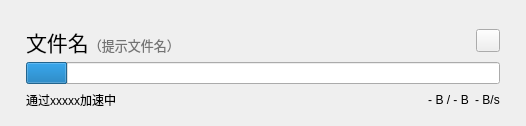
<?xml version="1.0" encoding="UTF-8"?>
<ui version="4.0">
 <class>InstallationCard</class>
 <widget class="QWidget" name="InstallationCard">
  <property name="geometry">
   <rect>
    <x>0</x>
    <y>0</y>
    <width>526</width>
    <height>126</height>
   </rect>
  </property>
  <property name="sizePolicy">
   <sizepolicy hsizetype="Expanding" vsizetype="Fixed">
    <horstretch>0</horstretch>
    <verstretch>0</verstretch>
   </sizepolicy>
  </property>
  <property name="windowTitle">
   <string>Form</string>
  </property>
  <layout class="QVBoxLayout" name="verticalLayout_2">
   <item>
    <widget class="CardWidget" name="frame" native="true">
     <property name="sizePolicy">
      <sizepolicy hsizetype="Expanding" vsizetype="Fixed">
       <horstretch>0</horstretch>
       <verstretch>0</verstretch>
      </sizepolicy>
     </property>
     <property name="minimumSize">
      <size>
       <width>0</width>
       <height>100</height>
      </size>
     </property>
     <layout class="QVBoxLayout" name="verticalLayout">
      <property name="leftMargin">
       <number>15</number>
      </property>
      <property name="topMargin">
       <number>15</number>
      </property>
      <property name="rightMargin">
       <number>15</number>
      </property>
      <property name="bottomMargin">
       <number>5</number>
      </property>
      <item>
       <layout class="QHBoxLayout" name="horizontalLayout">
        <item>
         <widget class="QLabel" name="nameLabel">
          <property name="sizePolicy">
           <sizepolicy hsizetype="Expanding" vsizetype="Preferred">
            <horstretch>0</horstretch>
            <verstretch>0</verstretch>
           </sizepolicy>
          </property>
          <property name="font">
           <font>
            <pointsize>9</pointsize>
           </font>
          </property>
          <property name="styleSheet">
           <string notr="true"/>
          </property>
          <property name="text">
           <string>&lt;html&gt;&lt;head/&gt;&lt;body&gt;&lt;p&gt;&lt;span style=&quot; font-size:16pt;&quot;&gt;文件名&lt;/span&gt;&lt;span style=&quot; font-size:10pt; color:#737373;&quot;&gt;（提示文件名）&lt;/span&gt;&lt;/p&gt;&lt;/body&gt;&lt;/html&gt;</string>
          </property>
          <property name="alignment">
           <set>Qt::AlignmentFlag::AlignLeading|Qt::AlignmentFlag::AlignLeft|Qt::AlignmentFlag::AlignVCenter</set>
          </property>
         </widget>
        </item>
        <item>
         <widget class="TransparentToolButton" name="closeButton">
          <property name="text">
           <string/>
          </property>
         </widget>
        </item>
       </layout>
      </item>
      <item>
       <layout class="QHBoxLayout" name="progressBarHLayout">
        <item>
         <widget class="ProgressBar" name="progressBar">
          <property name="maximum">
           <number>1000</number>
          </property>
          <property name="value">
           <number>88</number>
          </property>
          <property name="format">
           <string/>
          </property>
         </widget>
        </item>
       </layout>
      </item>
      <item>
       <layout class="QHBoxLayout" name="horizontalLayout_3">
        <item>
         <widget class="CaptionLabel" name="mirrorStationsLabel">
          <property name="text">
           <string>通过xxxxx加速中</string>
          </property>
         </widget>
        </item>
        <item>
         <spacer name="horizontalSpacer">
          <property name="orientation">
           <enum>Qt::Orientation::Horizontal</enum>
          </property>
          <property name="sizeHint" stdset="0">
           <size>
            <width>40</width>
            <height>20</height>
           </size>
          </property>
         </spacer>
        </item>
        <item>
         <widget class="CaptionLabel" name="progressLabel">
          <property name="sizePolicy">
           <sizepolicy hsizetype="Fixed" vsizetype="Maximum">
            <horstretch>0</horstretch>
            <verstretch>0</verstretch>
           </sizepolicy>
          </property>
          <property name="text">
           <string>- B / - B</string>
          </property>
          <property name="alignment">
           <set>Qt::AlignmentFlag::AlignCenter</set>
          </property>
         </widget>
        </item>
        <item>
         <widget class="CaptionLabel" name="speedLabel">
          <property name="sizePolicy">
           <sizepolicy hsizetype="Fixed" vsizetype="Maximum">
            <horstretch>0</horstretch>
            <verstretch>0</verstretch>
           </sizepolicy>
          </property>
          <property name="text">
           <string>- B/s</string>
          </property>
          <property name="alignment">
           <set>Qt::AlignmentFlag::AlignCenter</set>
          </property>
         </widget>
        </item>
       </layout>
      </item>
     </layout>
    </widget>
   </item>
  </layout>
 </widget>
 <customwidgets>
  <customwidget>
   <class>TransparentToolButton</class>
   <extends>QToolButton</extends>
   <header>qfluentwidgets</header>
  </customwidget>
  <customwidget>
   <class>ProgressBar</class>
   <extends>QProgressBar</extends>
   <header>qfluentwidgets</header>
  </customwidget>
  <customwidget>
   <class>CardWidget</class>
   <extends>QWidget</extends>
   <header>qfluentwidgets</header>
   <container>1</container>
  </customwidget>
  <customwidget>
   <class>CaptionLabel</class>
   <extends>QLabel</extends>
   <header>qfluentwidgets</header>
  </customwidget>
 </customwidgets>
 <resources/>
 <connections/>
</ui>
